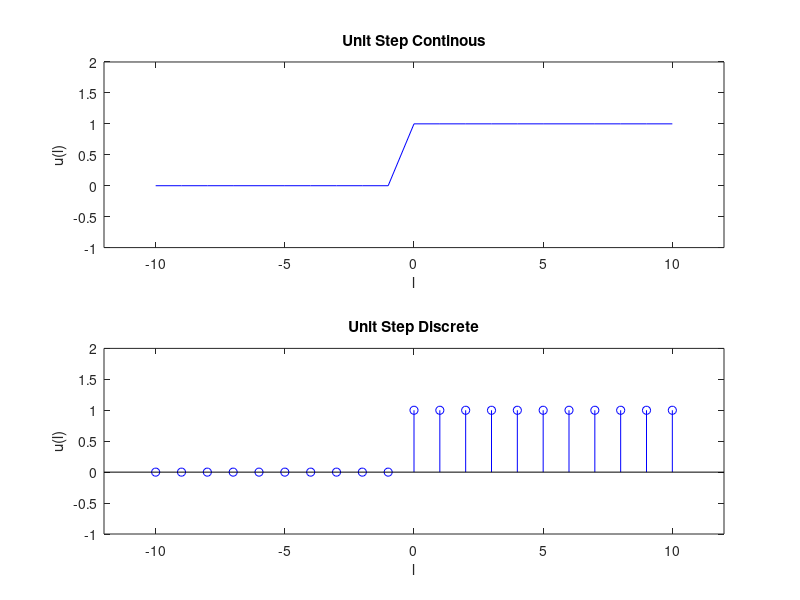

This figure's MATLAB source:
clc;
clear all;
close all;
l=-10:10;
z=[zeros(1,10) ones(1,11)];
subplot(2,1,1)
plot(l,z,'b')
xlabel('l')
ylabel('u(l)')
title('Unit Step Continous')
axis([-12 12 -1 2])
subplot(2,1,2)
stem(l,z,'b')
xlabel('l')
ylabel('u(l)')
title('Unit Step Discrete')
axis([-12 12 -1 2])